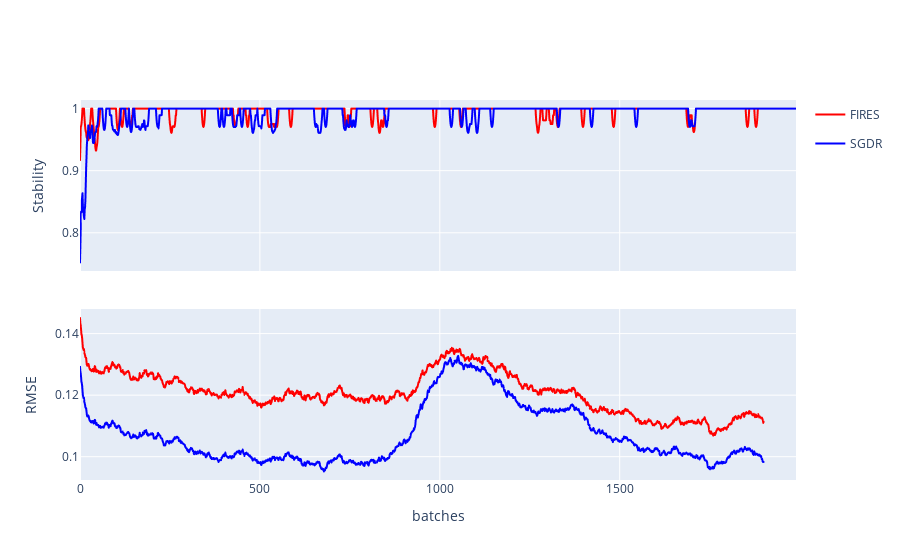

This figure's notebook cell:
### Code cell
fig = make_subplots(rows=2, cols=1, shared_xaxes=True, vertical_spacing=0.1) # subplot_titles=("Stability","Accuracy", "F1-Score"),
for i in range(len(stability_trace)):
    stability_trace[i]["showlegend"] = False
    fig.add_trace(stability_trace[i], row=1, col=1)
for i in range(len(rmse_trace)):
    fig.add_trace(rmse_trace[i], row=2, col=1)
fig.update_xaxes(title_text="batches", row=2, col=1)
fig.update_yaxes(title_text="Stability", row=1, col=1)
fig.update_yaxes(title_text="RMSE", row=2, col=1)

fig.write_image("{}/{}.{}".format(folder, dataset_name, export_type))
fig.show()

### Figure 1 — Plotly figure (JSON) as saved in the notebook; plotly's stock layout.template omitted (floating-point values rounded to 4 significant figures; data arrays with more than 128 entries replaced by an {"elided": "..."} marker saying what was removed)
{"data": [{"hovertemplate": "variable=FIRES<br>batches=%{x}<br>stability=%{y}<extra></extra>", "legendgroup": "FIRES", "line": {"color": "red", "dash": "solid"}, "mode": "lines", "name": "FIRES", "showlegend": false, "type": "scattergl", "x": {"elided": "1991 int values"}, "xaxis": "x", "y": {"elided": "1991 float values"}, "yaxis": "y"}, {"hovertemplate": "variable=SGDR<br>batches=%{x}<br>stability=%{y}<extra></extra>", "legendgroup": "SGDR", "line": {"color": "blue", "dash": "solid"}, "mode": "lines", "name": "SGDR", "showlegend": false, "type": "scattergl", "x": {"elided": "1991 int values"}, "xaxis": "x", "y": {"elided": "1991 float values"}, "yaxis": "y"}, {"hovertemplate": "variable=FIRES<br>batches=%{x}<br>rmse=%{y}<extra></extra>", "legendgroup": "FIRES", "line": {"color": "red", "dash": "solid"}, "mode": "lines", "name": "FIRES", "showlegend": true, "type": "scattergl", "x": {"elided": "1901 int values"}, "xaxis": "x2", "y": {"elided": "1901 float values"}, "yaxis": "y2"}, {"hovertemplate": "variable=SGDR<br>batches=%{x}<br>rmse=%{y}<extra></extra>", "legendgroup": "SGDR", "line": {"color": "blue", "dash": "solid"}, "mode": "lines", "name": "SGDR", "showlegend": true, "type": "scattergl", "x": {"elided": "1901 int values"}, "xaxis": "x2", "y": {"elided": "1901 float values"}, "yaxis": "y2"}], "layout": {"xaxis": {"anchor": "y", "domain": [0, 1], "matches": "x2", "showticklabels": false}, "xaxis2": {"anchor": "y2", "domain": [0, 1], "title": {"text": "batches"}}, "yaxis": {"anchor": "x", "domain": [0.55, 1], "title": {"text": "Stability"}}, "yaxis2": {"anchor": "x2", "domain": [0, 0.45], "title": {"text": "RMSE"}}}}
